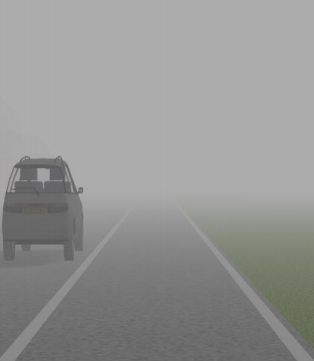
#> input picture testFog.png, 314 x 361 px
$ python RegionGrowingAlgorithm.py   (Python 2 division)
#> lines starting #> are read from the running program, lines starting #| are printed output that depends on the picture; after the words box and inside, x2 and y2 are one past the last pixel; in counts of white or black regions, pixels touching at a corner belong together
import cv2
import numpy as np
import Queue as queue


class coor:
    x = 0
    y = 0

# [4 lines of commented-out code are left out]


X = 314 / 2
Y = 361 / 2 + 1

# [66 lines left out: functions get3n, region_growing, on_mouse, not called in this run]
clicks = []

image = cv2.imread('testFog.png', 0)
#> image: shape (361, 314); min 89, max 177, mean 148.7
image = cv2.resize(image, (Y, X))
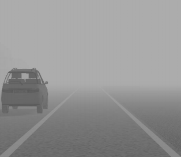
#> image: shape (157, 181); min 90, max 173, mean 148.7
heigh, width = image.shape[:2]
#> heigh = 157; width = 181

print(heigh)
#| 157
print(width)
#| 181

ret, img = cv2.threshold(image, 188, 255, cv2.THRESH_TRUNC)
# [8 lines of commented-out code are left out]

edges = cv2.Canny(img, 20, 100)
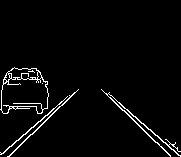
#> edges: shape (157, 181); 3.2% white in thin lines or dots, all inside (x1, y1, x2, y2) = (0, 67, 181, 157)

# image = cv2.resize(image , (0, 0), fx = 0.25, fy = 0.25)
# img = cv2.resize(img , (0, 0), fx = 0.25, fy = 0.25)
# edges = cv2.resize(edges , (0, 0), fx = 0.25, fy = 0.25)
print "Debug HEHEEHEHEHEEHEH"
cv2.imshow('edges', edges)

indices = np.where(edges == 255)
#> indices = 917 positions, rows 67 to 156, columns 0 to 180
coordinates = zip(indices[0], indices[1])
#> coordinates = 917 pairs, first value 67 to 156, second value 0 to 180
print coordinates
#> (printed output is left out)
# To den cac vung canh
for i in range(0, len(coordinates)):
    # print coordinates[i]
    y = coordinates[i][0]
    x = coordinates[i][1]
    # cho nhung diem canh thanh mau den
    # nhung diem tren diem canh cung chuyen thanh mau den de tao thanh duong lien
    img[coordinates[i]] = 0
    img[min(y + 1, heigh - 1), x] = 0
#> this loop made 917 passes
#> (y, x) on passes 1 to 3: (67, 14), (68, 12), (68, 13)
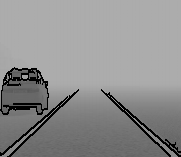
#> img: shape (157, 181); 5.11% of pixels changed, all inside (x1, y1, x2, y2) = (0, 67, 181, 157)
#     # img[min(y+1, Y/2-1), x] = 0


cv2.namedWindow('Input')
cv2.setMouseCallback('Input', on_mouse, 0,)
cv2.imshow('Input', img)

cv2.waitKey(5000)
#> (the run stopped early here; a loop or call above may not have finished)
